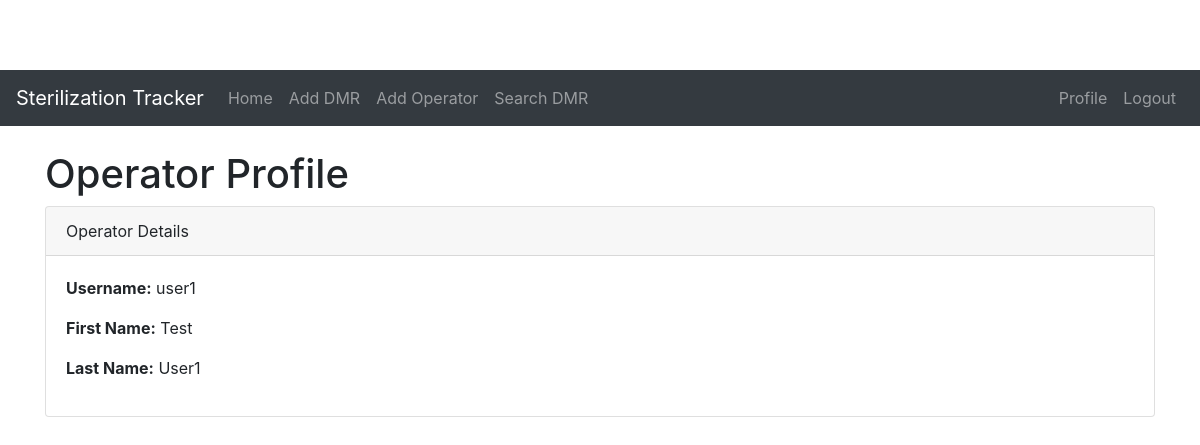
Page /profile (signed in) on the committed database.
### models.py (models this page shows, shortened)
class Operator(Base):
    __tablename__ = 'operators'
    id = Column(Integer, primary_key=True)
    username = Column(String, unique=True, nullable=False)
    password = Column(String, nullable=False)  #  Store hashes in a real app!
    first_name = Column(String)
    last_name = Column(String)
    service_assignment = Column(String)
    cycles = relationship("CycleOperation", back_populates="operator")
    utilizations = relationship("Utilization", back_populates="operator")

### app.py (the view)
@app.route('/profile')
@login_required_with_error
def profile():
    return render_template('profile.html', current_user=current_user)

### app.py (called while the page is built)
@login_manager.user_loader
def load_user(user_id):
    operator = session.query(Operator).filter(Operator.id == int(user_id)).first()
    if operator:
        return User(operator.id, operator.username, operator.password, operator.first_name, operator.last_name)
    else:
        return None

def login_required_with_error(func):
    @functools.wraps(func)
    def decorated_view(*args, **kwargs):
        if not current_user.is_authenticated:
            flash("You need to log in first!", 'error')
            return redirect(url_for('login'))
        return func(*args, **kwargs)
    return decorated_view

### templates/profile.html
{% extends 'base.html' %}
{% block content %}
    <h1>Operator Profile</h1>
    <div class="card">
         <div class="card-header">
            Operator Details
        </div>
        <div class="card-body">
            <p><strong>Username:</strong> {{ current_user.username }}</p>
            <p><strong>First Name:</strong> {{ current_user.first_name }}</p>
            <p><strong>Last Name:</strong> {{ current_user.last_name }}</p>
        </div>
    </div>
{% endblock %}

### static/style.css (style rules this page uses)
body { padding-top: 70px; }

### rows in the picture
Operator: username "user1", first_name "Test", last_name "User1"
